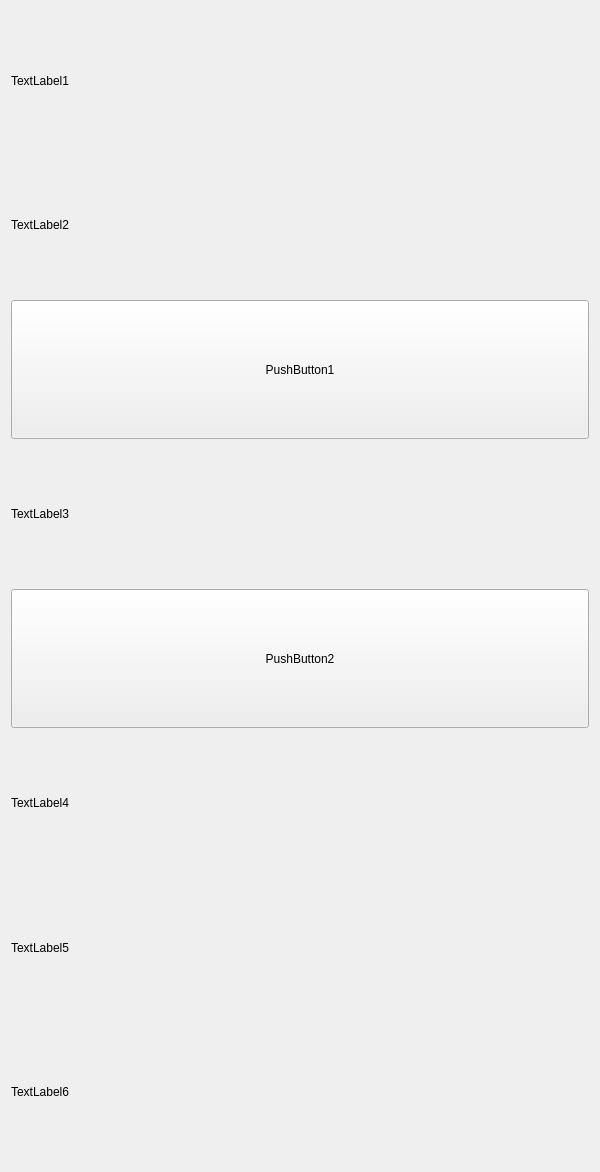
<?xml version="1.0" encoding="UTF-8"?>
<ui version="4.0">
 <class>Widget</class>
 <widget class="QWidget" name="Widget">
  <property name="geometry">
   <rect>
    <x>0</x>
    <y>0</y>
    <width>600</width>
    <height>1172</height>
   </rect>
  </property>
  <property name="sizePolicy">
   <sizepolicy hsizetype="Fixed" vsizetype="Fixed">
    <horstretch>0</horstretch>
    <verstretch>0</verstretch>
   </sizepolicy>
  </property>
  <property name="windowTitle">
   <string>Widget</string>
  </property>
  <layout class="QVBoxLayout" name="verticalLayout">
   <property name="leftMargin">
    <number>0</number>
   </property>
   <property name="topMargin">
    <number>0</number>
   </property>
   <property name="rightMargin">
    <number>0</number>
   </property>
   <property name="bottomMargin">
    <number>0</number>
   </property>
   <item>
    <widget class="QWidget" name="widget" native="true">
     <layout class="QGridLayout" name="gridLayout" rowminimumheight="100,100,100,100,100,100,100,100,0">
      <item row="3" column="0">
       <widget class="QLabel" name="label_3">
        <property name="text">
         <string>TextLabel3</string>
        </property>
       </widget>
      </item>
      <item row="6" column="0">
       <widget class="QLabel" name="label_5">
        <property name="text">
         <string>TextLabel5</string>
        </property>
       </widget>
      </item>
      <item row="7" column="0">
       <widget class="QLabel" name="label_6">
        <property name="text">
         <string>TextLabel6</string>
        </property>
       </widget>
      </item>
      <item row="0" column="0">
       <widget class="QLabel" name="label">
        <property name="text">
         <string>TextLabel1</string>
        </property>
       </widget>
      </item>
      <item row="1" column="0">
       <widget class="QLabel" name="label_2">
        <property name="text">
         <string>TextLabel2</string>
        </property>
       </widget>
      </item>
      <item row="5" column="0">
       <widget class="QLabel" name="label_4">
        <property name="text">
         <string>TextLabel4</string>
        </property>
       </widget>
      </item>
      <item row="2" column="0">
       <widget class="QPushButton" name="pushButton">
        <property name="sizePolicy">
         <sizepolicy hsizetype="Minimum" vsizetype="Preferred">
          <horstretch>0</horstretch>
          <verstretch>0</verstretch>
         </sizepolicy>
        </property>
        <property name="text">
         <string>PushButton1</string>
        </property>
       </widget>
      </item>
      <item row="4" column="0">
       <widget class="QPushButton" name="pushButton_2">
        <property name="sizePolicy">
         <sizepolicy hsizetype="Minimum" vsizetype="Preferred">
          <horstretch>0</horstretch>
          <verstretch>0</verstretch>
         </sizepolicy>
        </property>
        <property name="text">
         <string>PushButton2</string>
        </property>
       </widget>
      </item>
     </layout>
    </widget>
   </item>
  </layout>
 </widget>
 <layoutdefault spacing="6" margin="11"/>
 <resources/>
 <connections/>
</ui>
